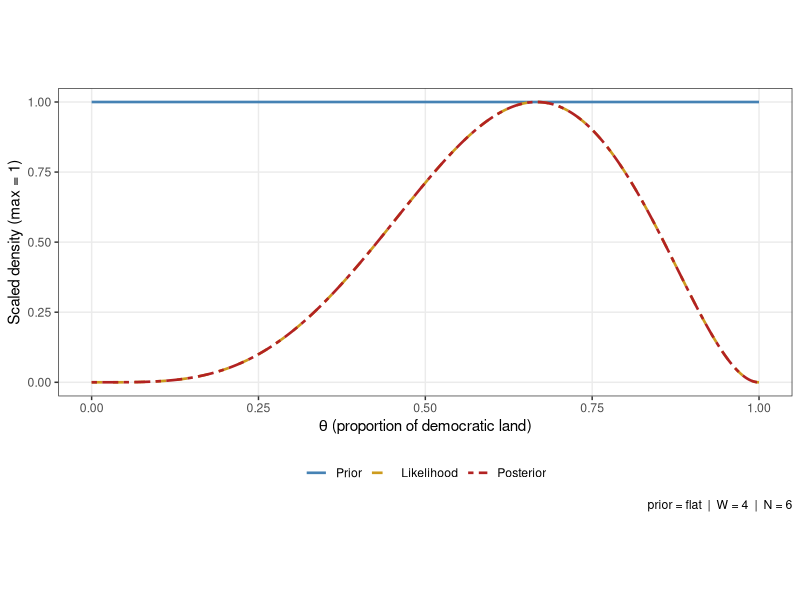
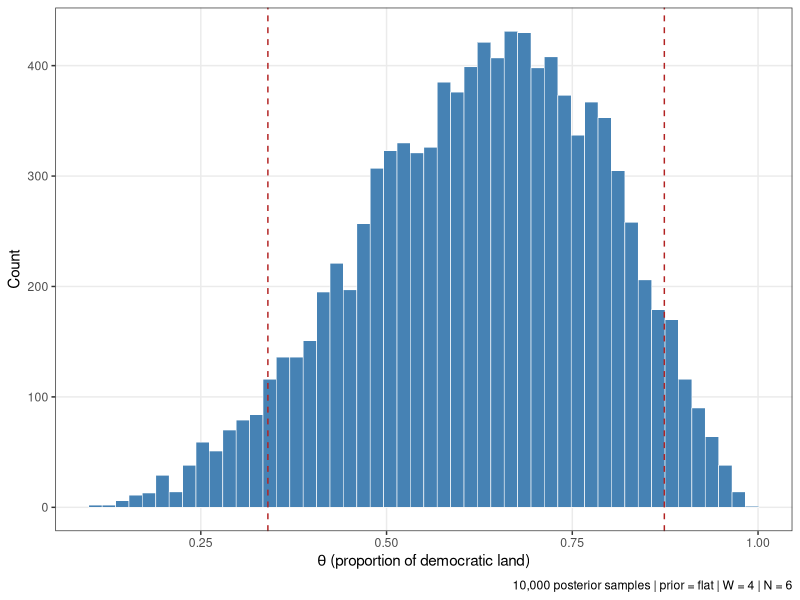

Reproduce these figures in R, in order.
## ---- chunk 1
#| label: setup
#| include: false
library(tidyverse)
## ---- chunk 2
#| label: alien-playground

# ── Change these to explore ───────────────────────────────────────────────────
W <- 4 # democratic landings observed
N <- 6 # total probe landings
prior_type <- "flat" # "flat", "weak", or "supercertain"

# ── Grid over all possible θ values ──────────────────────────────────────────
theta_grid <- seq(0, 1, length.out = 1000)

# ── Prior ─────────────────────────────────────────────────────────────────────
prior <- switch(
  prior_type,
  flat = rep(1, 1000),
  weak = ifelse(theta_grid > 0.5, 2, 1),
  supercertain = dnorm(theta_grid, mean = 0.5, sd = 0.02)
)
prior <- prior / sum(prior)

# ── Likelihood: Binomial ──────────────────────────────────────────────────────
likelihood <- dbinom(W, size = N, prob = theta_grid)

# ── Bayes' theorem ────────────────────────────────────────────────────────────
numerator <- likelihood * prior
normalizing_const <- sum(numerator) # P(data)
posterior <- numerator / normalizing_const

# To see that P(data) is just a number
cat("P(data) =", round(normalizing_const, 5), "\n")

# To see the posterior sums to 1 (i.e. is a valid probability distribution)
sum(posterior)

# ── Plot ──────────────────────────────────────────────────────────────────────
tibble(
  theta = theta_grid,
  Prior = prior / max(prior),
  Likelihood = likelihood / max(likelihood),
  Posterior = posterior / max(posterior)
) |>
  pivot_longer(-theta, names_to = "dist", values_to = "val") |>
  mutate(dist = factor(dist, levels = c("Prior", "Likelihood", "Posterior"))) |>
  ggplot(aes(x = theta, y = val, color = dist, linetype = dist)) +
  geom_line(linewidth = 0.9) +
  scale_color_manual(
    values = c("steelblue", "goldenrod3", "firebrick"),
    name = NULL
  ) +
  scale_linetype_manual(values = c("solid", "dashed", "twodash"), name = NULL) +
  theme_bw() +
  theme(
    legend.position = "bottom",
    aspect.ratio = 0.42,
    panel.grid.minor = element_blank()
  ) +
  labs(
    x = expression(theta ~ "(proportion of democratic land)"),
    y = "Scaled density (max = 1)",
    caption = paste0("prior = ", prior_type, "  |  W = ", W, "  |  N = ", N)
  )
## ---- chunk 3
#| label: sample-size-small
# W = 4, N = 6 (already run above -- copy or re-run here)

## ---- chunk 4
#| label: sample-size-medium
# W = 40, N = 60

## ---- chunk 5
#| label: sample-size-large
# W = 400, N = 600

## ---- chunk 6
#| label: prior-flat
# prior_type = "flat"

## ---- chunk 7
#| label: prior-weak
# prior_type = "weak"

## ---- chunk 8
#| label: prior-supercertain
# prior_type = "supercertain"

## ---- chunk 9
#| label: posterior-summary

# ── Re-run your chosen setup here first ──────────────────────────────────────
W <- 4
N <- 6
prior_type <- "flat" # <- change if desired

theta_grid <- seq(0, 1, length.out = 1000)
prior <- switch(
  prior_type,
  flat = rep(1, 1000),
  weak = ifelse(theta_grid > 0.5, 2, 1),
  supercertain = dnorm(theta_grid, mean = 0.5, sd = 0.02)
)
prior <- prior / sum(prior)
likelihood <- dbinom(W, size = N, prob = theta_grid)
posterior <- (likelihood * prior) / sum(likelihood * prior)

# ── Draw samples from the posterior ──────────────────────────────────────────
set.seed(42)
samples <- sample(theta_grid, size = 1e4, replace = TRUE, prob = posterior)

# ── Summarise ─────────────────────────────────────────────────────────────────
cat("Posterior mean:  ", round(mean(samples), 3), "\n")
cat("Posterior median:", round(median(samples), 3), "\n")
cat(
  "90% credible interval:",
  round(quantile(samples, 0.05), 3),
  "--",
  round(quantile(samples, 0.95), 3),
  "\n"
)

# ── Plot ──────────────────────────────────────────────────────────────────────
tibble(theta = samples) |>
  ggplot(aes(x = theta)) +
  geom_histogram(
    bins = 50,
    fill = "steelblue",
    color = "white",
    linewidth = 0.2
  ) +
  geom_vline(
    xintercept = quantile(samples, c(0.05, 0.95)),
    linetype = "dashed",
    color = "firebrick"
  ) +
  theme_bw() +
  theme(panel.grid.minor = element_blank()) +
  labs(
    x = expression(theta ~ "(proportion of democratic land)"),
    y = "Count",
    caption = paste0(
      "10,000 posterior samples | prior = ",
      prior_type,
      " | W = ",
      W,
      " | N = ",
      N
    )
  )
